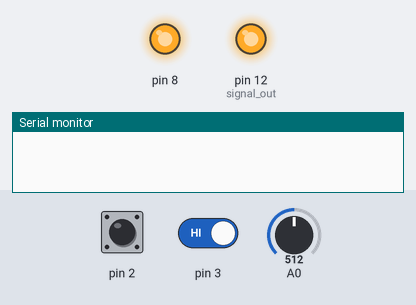
The sketch below on a simulated Arduino Uno, built with avr-gcc and run on an emulated ATmega328P. Shown: output pins drawn as LEDs (lit = HIGH), the last lines printed to the serial monitor. The inputs (shaded band) are chosen by the test bench; at power-on: pin 3 HIGH, pin 2 LOW, A0 = 512.

Above: at 1.2 s.
1.3 s: pin 3 driven LOW
2.8 s: pin 2 pulsed HIGH 2 times (0.12 s each, 0.3 s apart)
At 4.2 s:
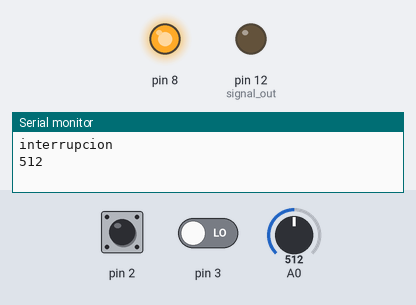
Timing chart, 0 to 5.8 s (numbered marks = the images above; inputs shaded):
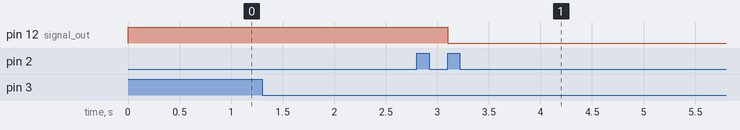

The sketch:

asdfjsdkwer.ino
```cpp
int signal_out = 12;
int value = 0;
int counter=0;
int aux=0;
int flag_lectura=0; /*si es high el slave esta leyendo el dato*/
volatile int mask = 512; /*0bx1000000000 */
int save;

int buffer_array[10];
int copy;
int buffer_value[10];
int buffer_aux[10];


void setup() {

  Serial.begin(9600);
  pinMode(signal_out, OUTPUT);
  attachInterrupt(0, ssi, RISING ); /*Por defecto clk es high */
  attachInterrupt(digitalPinToInterrupt(3), lectura_master, FALLING);
  pinMode(8, OUTPUT);
  digitalWrite(8, HIGH);
  /*Esta linea impide q corra normalmente.

   hay que probar con el master, sin ese todo se va a la shit*/ /* si esta leyendo
  el master al slave se resetean los counter y el flag_lectura*/
}


void loop() {
  if (flag_lectura==0){
    /*Serial.print(save, BIN);
    Serial.print("\t");
    Serial.print(counter);
    Serial.print("\t");
    Serial.println(flag_lectura);
    //Serial.println("termino de un envio");*/
    save=0;
    digitalWrite(signal_out, HIGH); /* en ssipor defecto esta en high*/
    int pin_pote = analogRead(A0);
    value = pin_pote;
    //Serial.println(pin_pote);
  }
  else{
    //Serial.println(save);
     __asm__ __volatile__ ("nop\n\t");
  }

}

void ssi(){
  //Serial.print("asdsad");
  if (counter==9){
    buffer_value[counter] = value;
    aux = (mask & value);
    buffer_aux[counter] = aux;
    //save = save+aux;
    digitalWrite(signal_out, aux);
    counter = 0; // si se alcanza el numero de bits se restea
    flag_lectura = 0;
    mask = 512;
  }
  else{
    buffer_value[counter]=value;
    aux =  (mask & value);
    aux = aux>>(9-counter);
    buffer_aux[counter]=aux;
    //save = save+aux;
    digitalWrite(signal_out, aux);
     /*value = value >> 1; */ /*cuidado puede que ṕase un cero al girarlo :O...
    aunque no debiese pasar nada.*/
    mask = mask >>1;
    counter ++;
    flag_lectura = 1;
    //save = save<<1;
  }
}

void lectura_master(){
  Serial.println("interrupcion");
  aux=0;
  counter = 0;
  flag_lectura = 0;
  /*for(int i=0; i<10; i++){
    Serial.print(buffer_array[i], BIN);     /*printea los resultados que se van tirando*/
        //Serial.print("\t");
        /*Serial.print(i);
        Serial.print("\t");
        Serial.print(buffer_value[i], BIN);
        Serial.print("\t");
        Serial.println(buffer_aux[i], BIN);
        buffer_aux[i]=0;
        buffer_value[i]=0;
  }*/
  Serial.println(value);
  mask=512;
}
```

Measured:
- after the input at 2.8 s, pin 12 (signal_out): HIGH → LOW after 0.30 s
